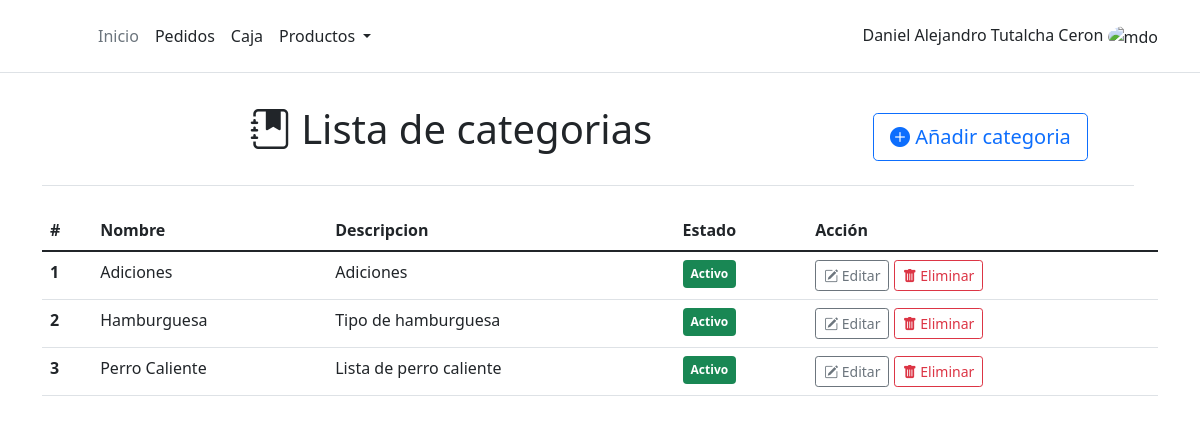
The page /product/category/ on the database as committed earlier.
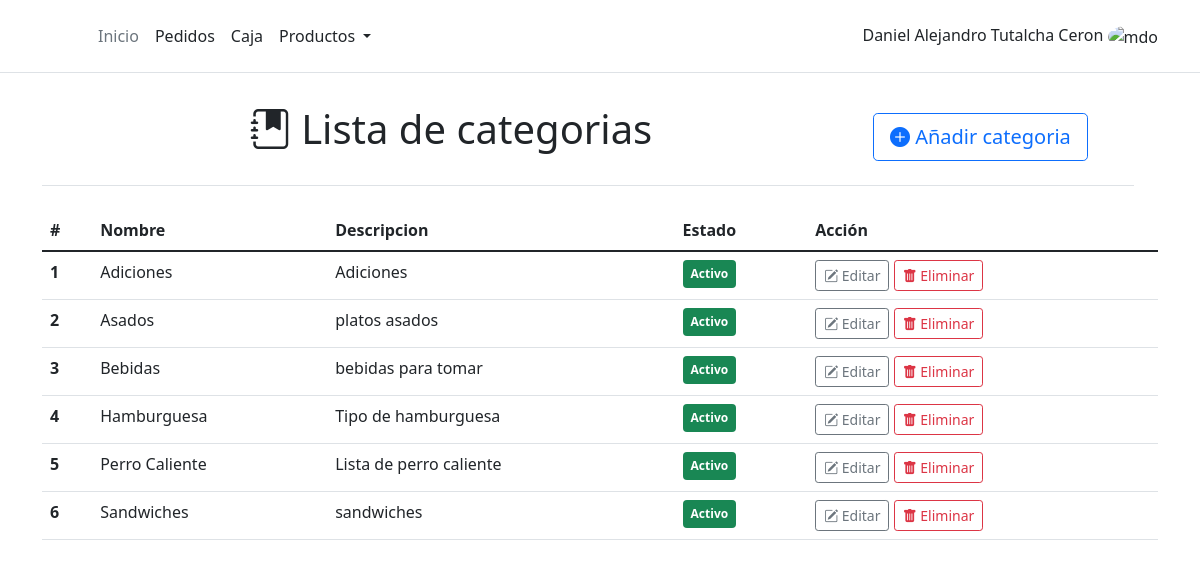
The same page on the database as committed later.
### product/models.py (models this page shows, shortened)
class Category(models.Model):
    name = models.CharField(max_length=100)
    description = models.TextField()
    status = models.BooleanField(default=True)
    created = models.DateTimeField(auto_now_add=True, verbose_name="Fecha de creación")
    updated = models.DateTimeField(auto_now=True, verbose_name="Fecha de edición")
    class Meta:
        ordering = ['name']

### product/views.py (the view)
# urls.py: path('category/', CategoryListView.as_view(), name='list_categorys'),
class CategoryListView(ListView):
    model = Category

### product/templates/product/category_list.html (shortened to what this page needs)
{% extends 'core/base.html' %}
{% block content %}
<div class="container">
	<div class="row col-md-12 border-bottom pb-4">
		<div class="col-md-9 mt-3">
			<h1 class="text-center"><i class="bi bi-journal-bookmark-fill"></i> Lista de categorias</h1>
		</div>
		<div class="col-md-3 mt-4">
			<button type="button" class="btn btn-outline-primary btn-lg"><i class="bi bi-plus-circle-fill"></i> Añadir
				categoria</button>
		</div>
	</div>
</div>
<div class="container">
	<div class="row mt-4 table-responsive">
		<table class="table table-hover ">
			<thead>
				<tr>
					<th scope="col">#</th>
					<th scope="col">Nombre</th>
					<th scope="col">Descripcion</th>
					<th scope="col">Estado</th>
					<th scope="col">Acción</th>
				</tr>
			</thead>
			<tbody>
				{% for category in object_list%}
				<tr>
					<th scope="row">{{forloop.counter}}</th>
					<td>{{category.name}}</td>
					<td>{{category.description}}</td>
					{% if category.status%}
					<td><span class="badge bg-success p-2">Activo</span></td>
					{% else %}
					<td><span class="badge bg-danger p-2">Inactivo</span></td>
					{% endif %}
					<td>
						<button type="button" class="btn btn-outline-secondary btn-sm" data-bs-toggle="modal"
							data-bs-target="#exampleModal">
							<i class="bi bi-pencil-square"></i> Editar
						</button>
						<a href="#" class="btn btn-outline-danger btn-sm"><i class="bi bi-trash-fill"></i> Eliminar</a>
					</td>
				</tr>
				{% endfor %}
			</tbody>
		</table>
	</div>
</div>
{% endblock%}

Rows that differ between the two databases and show on the page:
added Category: name "Asados", description "platos asados", status "Activo"
added Category: name "Bebidas", description "bebidas para tomar", status "Activo"
added Category: name "Sandwiches", description "sandwiches", status "Activo"
